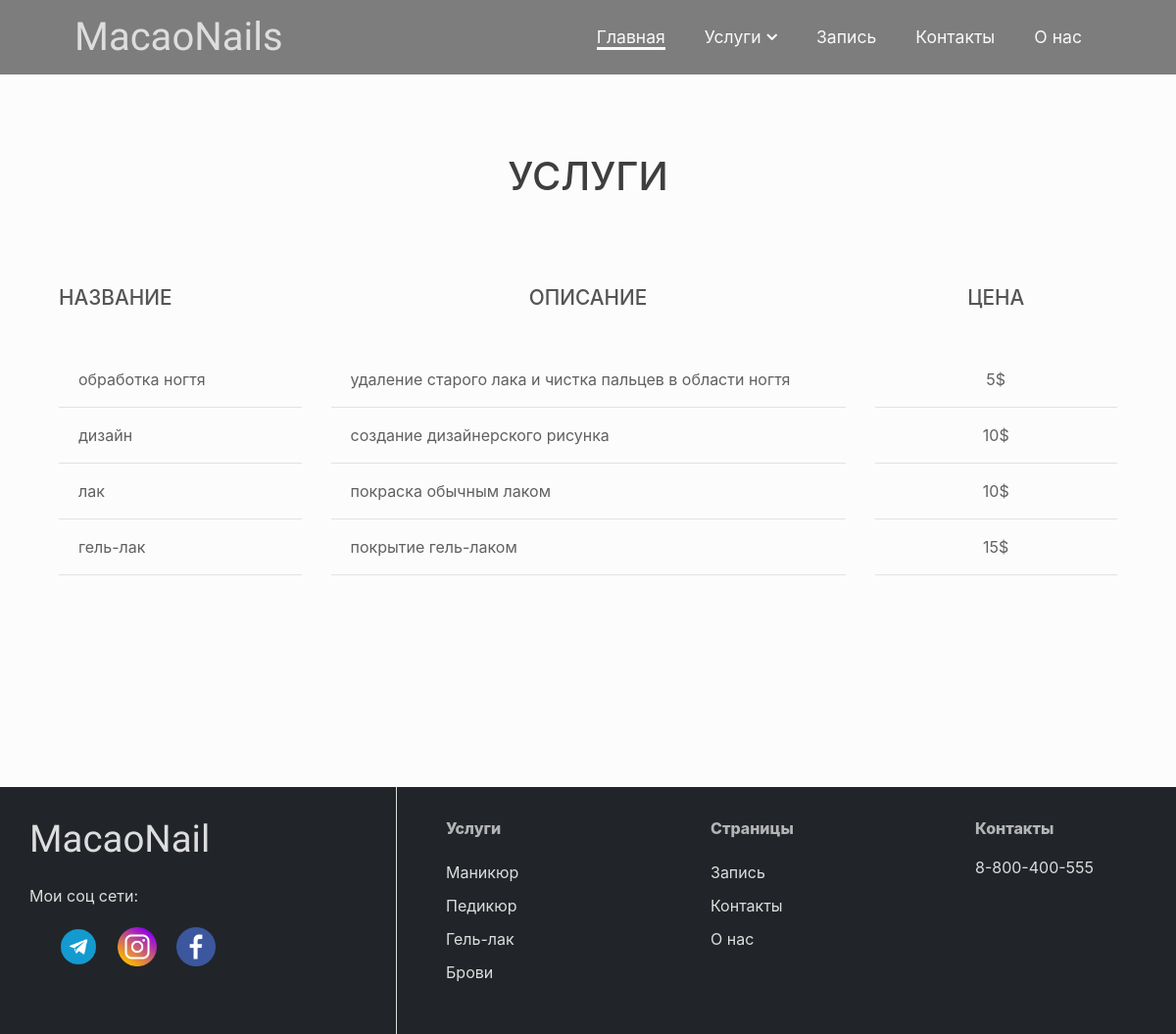
The app's page /manikur with its own data.
### nail/models.py (models this page shows, shortened)
class Pages(models.Model):
    name = models.CharField('Название', max_length=50)
    description = models.CharField('Описание', max_length=200, blank=True)
    content = models.TextField('Контент', max_length=5000)
    url = models.SlugField(max_length=100, unique=True, null=True)
    class Meta:
        verbose_name = 'Страница'
        verbose_name_plural = 'Страницы'

class PriceList(models.Model):
    name = models.CharField('Название', max_length=40)
    description = models.TextField('Описание', max_length=80, blank=True)
    cash = models.CharField('Цена или другое', max_length=40, blank=True)
    service = models.ForeignKey(Services, verbose_name='Услуга', on_delete=models.CASCADE)
    class Meta:
        verbose_name = 'Прайс'
        verbose_name_plural = 'Прайс'

class Header(models.Model):
    title = models.CharField('Название', max_length=20, blank=True)
    description = models.CharField('Описание', max_length=20)
    content = models.TextField('Содержание', max_length=250)
    insta = models.CharField('Инстаграм', max_length=100, blank=True)
    facebook = models.CharField('Фейсбук', max_length=100, blank=True)
    telegram = models.CharField('Телеграм', max_length=100, blank=True)
    class Meta:
        verbose_name = 'Главная страница(шапка)'
        verbose_name_plural = 'Главная страница(шапка)'

class Services(models.Model):
    name = models.CharField('Название', max_length=20)
    content = models.TextField('Описание', max_length=5000)
    picture = models.ImageField('Фотография', upload_to='services/')
    url = models.SlugField(max_length=100, unique=True, null=True)
    class Meta:
        verbose_name = 'Услуга'
        verbose_name_plural = 'Услуги'

### nail/views.py (the view)
# urls.py: path('<slug:slug>', views.Services.as_view(), name='services'),
class Services(DetailView):
    model = Services
    slug_field = 'url'
    template_name = 'site/services.html'

### nail/templatetags/nail_tags.py (called while the page is built)
@register.inclusion_tag('tags/services.html')
def get_services():
    services = Services.objects.all()
    return {'services':services}

@register.inclusion_tag('tags/pages.html')
def get_pages():
    pages = Pages.objects.order_by('id')
    return {'pages': pages}

@register.inclusion_tag('tags/footer_services.html')
def get_footer_serv():
    services = Services.objects.all()
    return {'services': services}

@register.inclusion_tag('tags/footer_social.html')
def get_footer_social():
    social = Header.objects.all()
    return {'social': social}

### nail/templates/site/services.html
{% extends 'base.html' %}
{% block header %}
{% include 'include/header.html' %}
{% endblock header %}
{% block content %}
<div class="servises_wrap">
    <div class="container">
        <div class="col-md-12">
            <h1 style="text-transform:uppercase;text-align:center;padding:80px;color:#3d3e3f;">Услуги</h1>
            <div class="row">
            <div class="col-md-3">
                <h3 style="text-transform: uppercase;font-size:1.3rem;color:#555;">Название</h3>
                <ul class="service_price">
                    {% for price in services.pricelist_set.all %}
                    <li style="padding: 0 20px;">{{ price.name }}</li>
                    <hr>
                    {% endfor %}
                </ul>
            </div>
            <div class="col-md-6">
                <h3 style="text-transform: uppercase;font-size:1.3rem;color:#555;text-align:center;">Описание</h3>
             <ul class="service_price">
                    {% for price in services.pricelist_set.all %}
                    <li style="padding: 0 20px;">{{ price.description }}</li>
                    <hr>
                    {% endfor %}
             </ul>
            </div>
            <div class="col-md-3">
                <h3 style="text-transform: uppercase;font-size:1.3rem;color:#555;text-align:center;">цена</h3>
                <ul class="service_price" style="text-align:center;">
                    {% for price in services.pricelist_set.all %}
                    <li style="padding: 0 20px;">{{ price.cash }}</li>
                    <hr>
                    {% endfor %}
                </ul>
            </div>
            </div>
        </div>
    </div>
</div>
{% endblock content %}

### nail/templates/tags/pages.html
{% for page in pages %}
<li>
    <a href="../page/{{page.url}}">{{page.name}}</a>
</li>
{% endfor %}

### nail/templates/tags/footer_social.html
              {% for social in social %}
                <ul class="footer_soc">
                    {% if social.telegram %}
                    <li><a class="instagram" href="{{social.telegram}}"><img src="../images/soc_ico/telegram.png"></a></li>
                    {% endif %}
                    {% if social.insta %}
                    <li><a class="telegram" href="{{social.insta}}"><img src="../images/soc_ico/insta.png"></a></li>
                    {% endif %}
                    {% if social.facebook %}
                    <li><a class="facebook" href="{{social.facebook}}"><img src="../images/soc_ico/facebook.png"></a></li>
                    {% endif %}
                </ul>
              {% endfor %}

### nail/templates/tags/footer_services.html
<ul style="list-style:none; padding-left:0;">
    {% for services in services %}
    <li style="padding:5px 0;">
        <a href="{{services.url}}" style="color:#ddd;">{{services.name}}</a>
    </li>
    {% endfor %}
</ul>

### static/css/style.css (style rules this page uses)
.nav li { padding: 0 20px; }
.nav li a { font-size: 1.1rem; color: #f9f9f9; }
.service_price { list-style: none; color: #0000009e; padding-left: 0; padding-top: 50px; }
.footer_soc { display: flex; list-style: none; padding: 20px; }
.footer_soc img { height: 40px; padding: 0 10px; }
.footer-pages a, .footer-pages a:hover { color: #ddd; }
.footer-pages li { padding: 5px 0; }

### records on screen
Pages: name "Запись"
Pages: name "Контакты"
Pages: name "О нас"
PriceList: name "обработка ногтя", description "удаление старого лака и чистка пальцев в области ногтя", cash "5$"
PriceList: name "дизайн", description "создание дизайнерского рисунка", cash "10$"
PriceList: name "лак", description "покраска обычным лаком", cash "10$"
PriceList: name "гель-лак", description "покрытие гель-лаком", cash "15$"
Services: name "Маникюр"
Services: name "Педикюр"
Services: name "Гель-лак"
Services: name "Брови"
